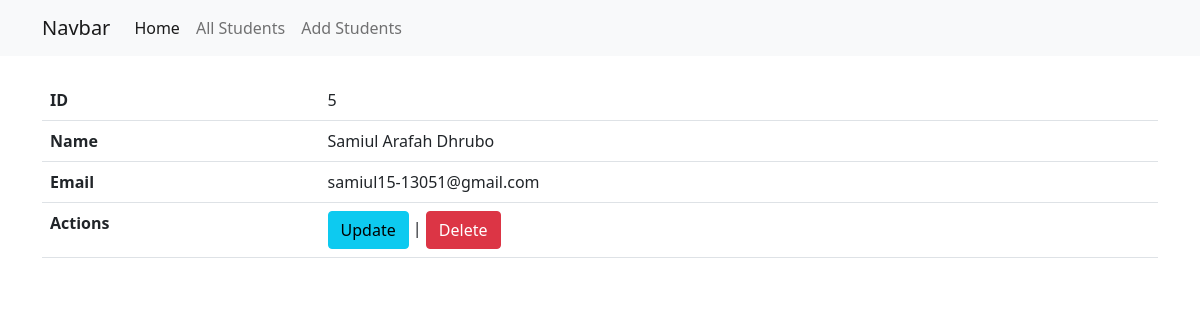
The page /student-detail/5 on the database its author committed.
### core/models.py (models this page shows, shortened)
class Student(models.Model):
    name = models.CharField(max_length=50)
    email = models.EmailField(max_length=80)

### core/views.py (the view)
# urls.py: path('student-detail/<pk>', views.StudentDetail.as_view(), name='student-detail'),
class StudentDetail(DetailView):
    context_object_name = 'student'
    model = models.Student
    template_name = 'portal/student-detail.html'

### templates/portal/student-detail.html (shortened to what this page needs)
{% extends 'base.html' %}
{% block content %}
    <table class="table">
        <tbody>
        <tr>
            <th scope="col">ID</th>
            <td>{{ student.pk }}</td>
        </tr>
        <tr>
            <th scope="col">Name</th>
            <td>{{ student.name }}</td>
        </tr>
        <tr>
            <th scope="col">Email</th>
            <td>{{ student.email }}</td>
        </tr>
        <tr>
            <th scope="col">Actions</th>
            <td colspan="2"><a href="{% url 'update-student' pk=student.pk %}" class="btn btn-info">Update</a> | <a href="{% url 'delete-student' pk=student.pk %}" class="btn btn-danger">Delete</a>
            </td>
        </tr>
        </tbody>
    </table>
{% endblock %}

### rows shown on the page
Student: pk "5", name "Samiul Arafah Dhrubo", email "samiul15-13051@gmail.com"
